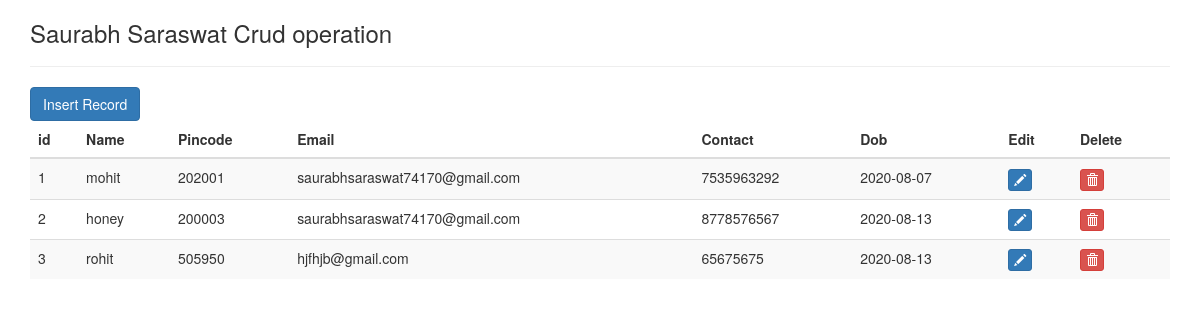
The page / on the database its author committed.
### tables this page shows
CREATE TABLE `tblusers` (
  `id` int(11) NOT NULL,
  `Name` varchar(150) NOT NULL,
  `Pincode` varchar(150) NOT NULL,
  `EmailId` varchar(120) NOT NULL,
  `ContactNumber` char(11) NOT NULL,
  `Dob` varchar(255) NOT NULL
);

### index.php (the view, shortened to what this page needs)
<?php
require_once'dbconfig.php';
?>
<!DOCTYPE html>
<html lang="en">
<head>
    <link href="https://maxcdn.bootstrapcdn.com/bootstrap/3.3.0/css/bootstrap.min.css" rel="stylesheet">
</head>
<body>
<div class="container">
<div class="row">
<div class="col-md-12">
<h3>Saurabh Saraswat Crud operation</h3> <hr />
<a href="insert.php"><button class="btn btn-primary"> Insert Record</button></a>
<div class="table-responsive">
<table id="mytable" class="table table-bordred table-striped">
<thead>
<th>id</th>
<th>Name</th>
<th>Pincode</th>
<th>Email</th>
<th>Contact</th>
<th>Dob</th>
<th>Edit</th>
<th>Delete</th>
</thead>
<tbody>
<?php
$sql = "SELECT Name,Pincode,EmailId,ContactNumber,Dob,id from tblusers";
$query = $dbh->prepare($sql);
$query->execute();
$results=$query->fetchAll(PDO::FETCH_OBJ);
$cnt=1;
if($query->rowCount() > 0)
{
foreach($results as $result)
{
?>
    <tr>
    <td><?php echo htmlentities($cnt);?></td>
    <td><?php echo htmlentities($result->Name);?></td>
    <td><?php echo htmlentities($result->Pincode);?></td>
    <td><?php echo htmlentities($result->EmailId);?></td>
    <td><?php echo htmlentities($result->ContactNumber);?></td>
    <td><?php echo htmlentities($result->Dob);?></td>
    <td><a href="update.php?id=<?php echo htmlentities($result->id);?>"><button class="btn btn-primary btn-xs"><span class="glyphicon glyphicon-pencil"></span></button></a></td>
    <td><a href="index.php?del=<?php echo htmlentities($result->id);?>"><button class="btn btn-danger btn-xs" onClick="return confirm('Do you really want to delete');"><span class="glyphicon glyphicon-trash"></span></button></a></td>
    </tr>
<?php
$cnt++;
}} ?>
</tbody>
</table>
</div>
</div>
</div>
</div>
</body>
</html>

### rows shown on the page
tblusers: Name "mohit", Pincode "202001", EmailId "saurabhsaraswat74170@gmail.com", ContactNumber "7535963292", Dob "2020-08-07"
tblusers: Name "honey", Pincode "200003", EmailId "saurabhsaraswat74170@gmail.com", ContactNumber "8778576567", Dob "2020-08-13"
tblusers: Name "rohit", Pincode "505950", EmailId "hjfhjb@gmail.com", ContactNumber "65675675", Dob "2020-08-13"
